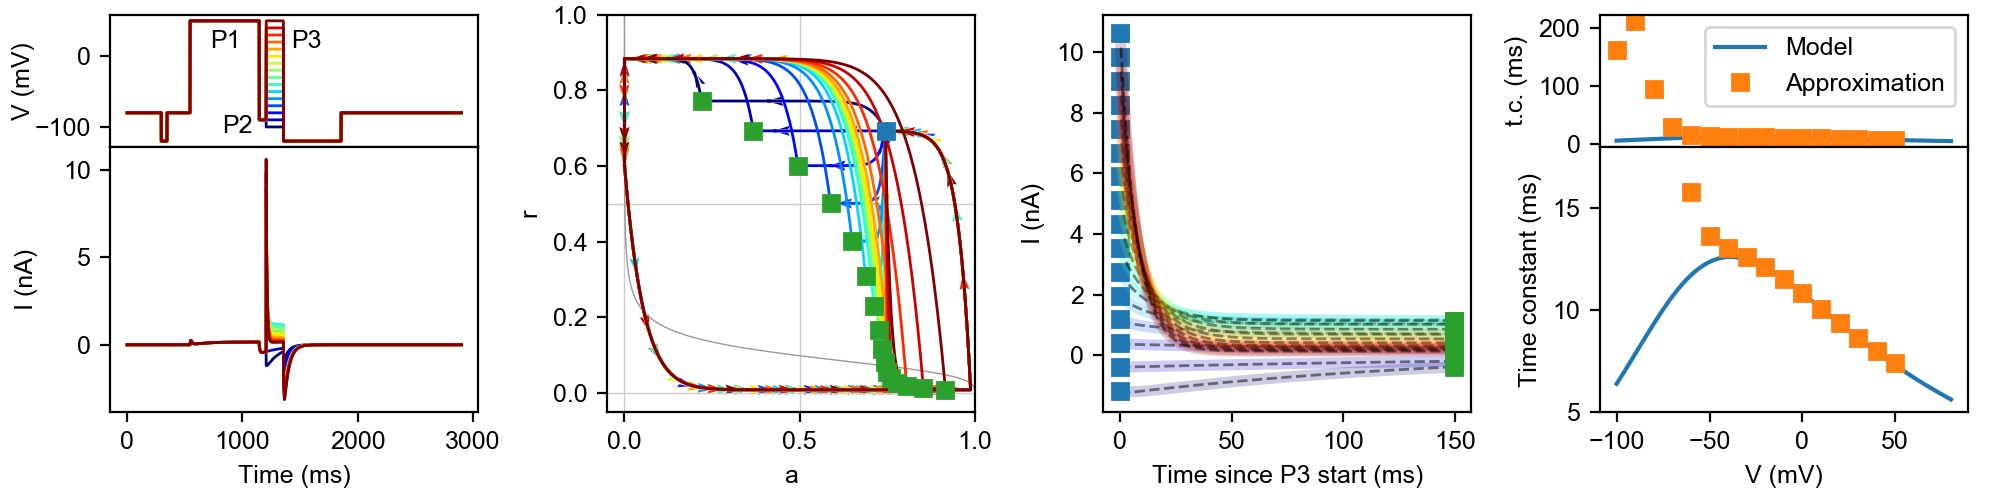

This figure's Python source:
#!/usr/bin/env python3
#
# Figure: Pr4 and analysis
#
from __future__ import division
from __future__ import print_function
import os
import sys
import numpy as np
import myokit
import matplotlib
import matplotlib.pyplot as plt
from matplotlib.gridspec import GridSpec
from matplotlib.gridspec import GridSpecFromSubplotSpec as SubGridSpec

# Load project modules
sys.path.append(os.path.abspath(os.path.join('..', '..', 'python')))
import data
import plots
import results
import sumstat


#
# Check input arguments
#
base = os.path.splitext(os.path.basename(__file__))[0]
args = sys.argv[1:]
if len(args) != 0:
    print('Syntax:  ' + base + '.py')
    sys.exit(1)
print('Using parameters from cell 5')


# Set font
font = {'family': 'arial', 'size': 9}
matplotlib.rc('font', **font)


# Matplotlib figure sizes are in inches
def mm(*size):
    return tuple(x / 25.4 * 1.5 for x in size)

# Run simulation
protocol = 4
model, time, voltage, current, act, rec = plots._phase_simulation(
    protocol, True)

# Get info about protocol
steps = sumstat.pr4_steps_nocap
voltages = sumstat.pr4_voltages


#
# Create figure
#
fig = plt.figure(figsize=mm(170, 42), dpi=200)
grid = GridSpec(3, 4, wspace=0.35, hspace=0)

#
# Add plot of voltage
#
ax = fig.add_subplot(grid[0, 0])
ax.set_ylabel('V (mV)', labelpad=0.0)
ax.set_xticklabels([])
ax.yaxis.set_tick_params(labelsize=9)

plots.voltage(
    ax, 5, protocol, lw=1, technicolor=True, values=(time, voltage),
    cap_filter=False)

# Show P1,P2 labels
ax.text(0.27, 0.75, 'P1', transform=ax.transAxes)
ax.text(0.305, 0.11, 'P2', transform=ax.transAxes)
ax.text(0.49, 0.75, 'P3', transform=ax.transAxes)


#
# Add plot of current
#
ax = fig.add_subplot(grid[1:3, 0])
ax.set_xlabel('Time (ms)')
ax.set_ylabel('I (nA)', labelpad=9.2)

d = myokit.DataLog()
d.set_time_key('time')
d['time'] = time
d['current'] = current
plots.current(ax, 5, protocol, lw=1, technicolor=True, log=d, cap_filter=False)


#
# Add phase diagram
#
ax = fig.add_subplot(grid[0:3, 1])
ax.set_xlabel('a')
ax.set_ylabel('r')
plots.phase(ax, protocol, sim=(model, act, rec))

# Show start and end of steps
for lo, hi in steps:
    ax.plot(act[lo+hi-1], rec[lo+hi-1], 's', color='tab:green')
ax.plot(act[lo], rec[lo], 's', color='tab:blue')


t, c = data.capacitance(data.load_myokit_protocol(4), 0.1, time, current)
log = myokit.DataLog()
log.set_time_key('time')
log['time'] = t
log['current'] = c
print(sumstat.time_constant_of_inactivation_pr4(5, log))

#
# Add plot of current fitting
#
from scipy.optimize import curve_fit

def f(t, a, b, c):
    if c <= 0:
        return np.ones(t.shape) * float('inf')
    return a + b * np.exp(-t / c)

ax = fig.add_subplot(grid[0:3, 2])
ax.set_xlabel('Time since P3 start (ms)')
ax.set_ylabel('I (nA)')
t = time[steps[0][0]:sum(steps[0])]
t -= t[0]
cmap = matplotlib.cm.get_cmap(plots.colormap)
norm = matplotlib.colors.Normalize(0, (len(steps) - 1) * plots.cmap_fix)
taus = []
for i, lohi in enumerate(steps):
    lo, hi = lohi
    c = current[lo:lo + hi]
    ax.plot(t, c, color=cmap(norm(i)), lw=4, alpha=0.2)

    p0 = c[-1], c[0] - c[-1], 10
    popt, pcov = curve_fit(f, t, c, p0)
    taus.append(popt[2])
    ax.plot(t, f(t, *popt), 'k--', lw=1, alpha=0.5)

    ax.plot(t[0], c[0], 's', color='tab:blue')
    ax.plot(t[-1], c[-1], 's', color='tab:green')

#
# Show model equation and approximation
#
ax = fig.add_subplot(grid[0, 3])
ax.set_xlabel('V (mV)')
ax.set_ylabel('t.c. (ms)')
p = results.load_kylie_parameters(5)
v = np.linspace(-100, 80, 180)
ax.plot(v, sumstat.model_time_constant_of_inactivation(v, p), label='Model')
ax.plot(voltages, taus, 's', color='tab:orange', label='Approximation')
ax.set_xticks([])
ax.set_yticks([0, 100, 200])
ax.legend(loc='upper right')

ax = fig.add_subplot(grid[1:3, 3])
ax.set_xlabel('V (mV)')
ax.set_ylabel('Time constant (ms)')
p = results.load_kylie_parameters(5)
ax.plot(v, sumstat.model_time_constant_of_inactivation(v, p), label='Model')
ax.plot(voltages, taus, 's', color='tab:orange', label='Approximation')
ax.set_ylim(5, 18)
ax.set_yticks([5, 10, 15])


# Finalise
fig.subplots_adjust(0.055, 0.17, 0.98, 0.97)
fig.savefig(base + '.png')

#plt.show()
